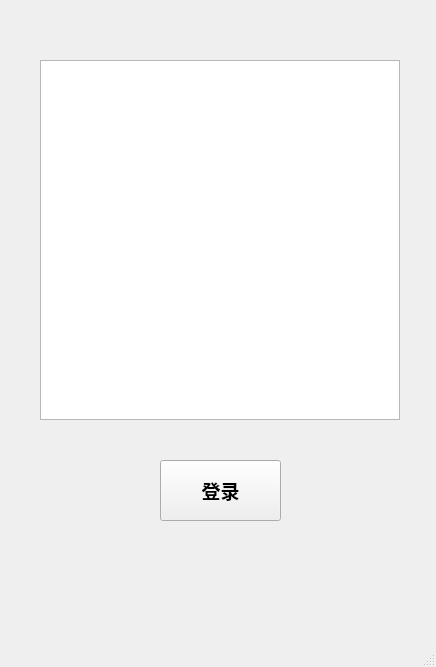
<?xml version="1.0" encoding="UTF-8"?>
<ui version="4.0">
 <class>MainWindow</class>
 <widget class="QMainWindow" name="MainWindow">
  <property name="geometry">
   <rect>
    <x>0</x>
    <y>0</y>
    <width>436</width>
    <height>667</height>
   </rect>
  </property>
  <property name="windowTitle">
   <string>MainWindow</string>
  </property>
  <widget class="QWidget" name="centralwidget">
   <widget class="QGraphicsView" name="loginQR">
    <property name="geometry">
     <rect>
      <x>40</x>
      <y>60</y>
      <width>360</width>
      <height>360</height>
     </rect>
    </property>
   </widget>
   <widget class="QPushButton" name="loginButton">
    <property name="geometry">
     <rect>
      <x>160</x>
      <y>460</y>
      <width>121</width>
      <height>61</height>
     </rect>
    </property>
    <property name="font">
     <font>
      <pointsize>14</pointsize>
      <weight>75</weight>
      <bold>true</bold>
     </font>
    </property>
    <property name="text">
     <string>登录</string>
    </property>
    <property name="checkable">
     <bool>false</bool>
    </property>
   </widget>
  </widget>
  <widget class="QStatusBar" name="statusbar"/>
 </widget>
 <resources/>
 <connections/>
</ui>
